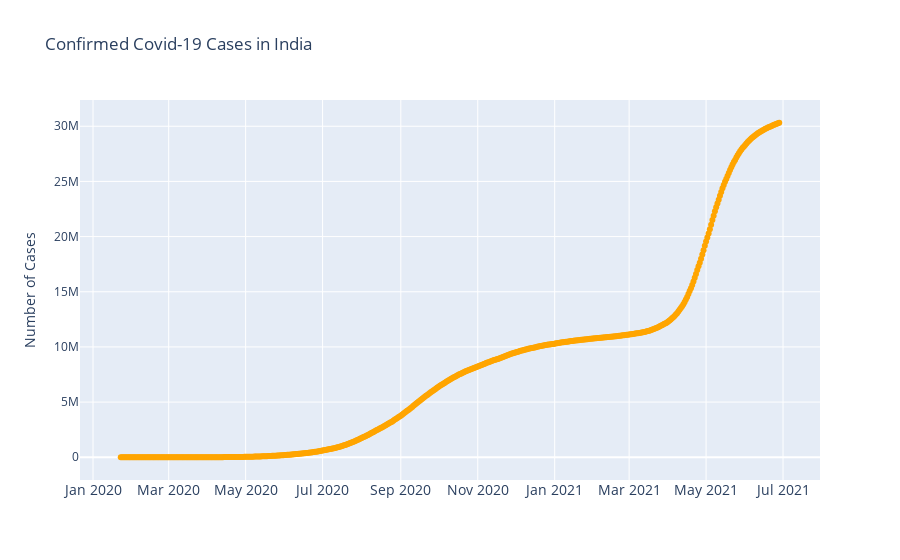

This figure's notebook cell:
### Markdown cell above
# Total confirmed cases in India

### Code cell
da= pd.read_csv('daywise_India.csv', parse_dates=['Date'])

# fill NA
#df['Province/State'] = df['Province/State'].fillna("")
# grouping by date
confirmed = da.groupby('Date').sum()['Confirmed'].reset_index()



# See your first plot
fig_c= go.Figure()
fig_c.add_trace(go.Scatter(x = confirmed['Date'], y = confirmed['Confirmed'], mode = 'lines+markers', name = 'Confirmed', line = dict(color = "Orange", width = 2)))
fig_c.update_layout(title = 'Confirmed Covid-19 Cases in India', xaxis_tickfont_size = 14, yaxis = dict(title = 'Number of Cases'))
fig_c.show()

### Figure 1 — Plotly figure (JSON) as saved in the notebook; plotly's stock layout.template omitted (floating-point values rounded to 4 significant figures; data arrays with more than 128 entries replaced by an {"elided": "..."} marker saying what was removed)
{"data": [{"line": {"color": "Orange", "width": 2}, "mode": "lines+markers", "name": "Confirmed", "type": "scatter", "x": {"elided": "523 str values"}, "y": {"elided": "523 int values"}}], "layout": {"title": {"text": "Confirmed Covid-19 Cases in India"}, "xaxis": {"tickfont": {"size": 14}}, "yaxis": {"title": {"text": "Number of Cases"}}}}
